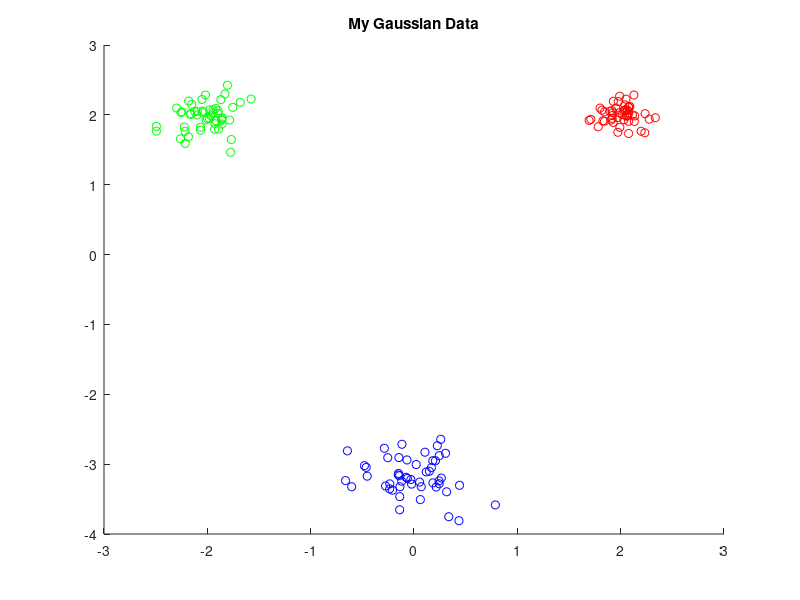

MATLAB code to generate this figure: (Note: this script raises an error after producing the figure.)
% EC 414 - HW 3 - Spring 2022
% K-Means starter code

clear, clc, close all;

%% 3.2 Generate Gaussian data and Implement k-means:

% Intializing mean vectors
mu1 = [2, 2]';
mu2 = [-2,  2]';
mu3 = [0, -3.25]';

% Intializing covariance vectors
identityMatrix = [1, 0; 0, 1];
sigma1 = 0.02 .* identityMatrix;
sigma2 = 0.05 .* identityMatrix;
sigma3 = 0.07 .* identityMatrix;

% Creating Gaussian Data Clusters
gaussian1 = mvnrnd(mu1,sigma1,50);
gaussian2 = mvnrnd(mu2,sigma2,50);
gaussian3 = mvnrnd(mu3,sigma3,50);

% Create Scatter Plot
% First Gaussian Data
% figure
scatter(gaussian1(:,1), gaussian1(:, 2), 'r');
hold on
scatter(gaussian2(:,1), gaussian2(:, 2), 'g');
hold on
scatter(gaussian3(:,1), gaussian3(:, 2), 'b');
hold on

% title
title('My Gaussian Data')

%% Generate NBA data:
% % Add code below:
% 
% % HINT: readmatrix might be useful here
% 
% % Problem 3.2(f): Generate Concentric Rings Dataset using
% % sample_circle.m provided to you in the HW 3 folder on Blackboard.
% 
%% 3.2a
% MU_init = [3 3; -4, -1; 2 -4];

% Creating iterator
% current_MU = MU_init;

%% 3.2b
% MU_init2 = [-0.14 2.6; 3.15 -0.84; -3.28 -1.58];

% Creating iterator
% current_MU = MU_init2;
%% K-Means implementation

% initializations
k = 3;
num_mu = length(MU_init);
DATA = [gaussian1; gaussian2;  gaussian3];
converged = 0;
iteration = 0;
convergence_threshold = 0.025;

% Creating iterator
current_MU = MU_init2;

 while (converged==0)
      iteration = iteration + 1;
      fprintf('Iteration: %d\n',iteration)
      
 
     %% CODE - Assignment Step - Assign each data observation to the cluster with the nearest mean:
     labels = assignDatapoints(DATA, current_MU);
     
     %% CODE - Mean Updating - Update the cluster means
     newMU_init = recalculateCentriod(DATA, labels, num_mu);
     
     %% CODE 4 - Check for convergence 
     convergenceMetric = abs((newMU_init - current_MU) / current_MU);
     if (convergenceMetric <= convergence_threshold)
         converged=1;
     end
     
     % If not converged, update current MU
     current_MU = newMU_init;
     
     %% CODE 5 - Plot clustering results if converged:
     
     if (converged == 1)
         fprintf('\nConverged.\n')
         
         % Getting points for each label
         labeledData_1 = DATA((find(labels == 1)), :);
         labeledData_2 = DATA((find(labels == 2)), :);
         labeledData_3 = DATA((find(labels == 3)), :);
         
         % Create Scatter Plot
         % figure
         scatter(labeledData_1(:,1), labeledData_1(:, 2), 'r');
         hold on
         scatter(labeledData_2(:,1), labeledData_2(:, 2), 'g');
         hold on
         scatter(labeledData_3(:,1), labeledData_3(:, 2), 'b');

        % label axis and title
        xlabel('First Feature')
        ylabel('Second Feature')
        title('k-means = 3 clusters')
         
         %% If converged, get WCSS metric
         % Add code below
         
     end
     
     %%%%%%%%%%%%%%%%%%%%%%%%%%%%%%%%%%%%%%%%%%%%%%%%
end  
